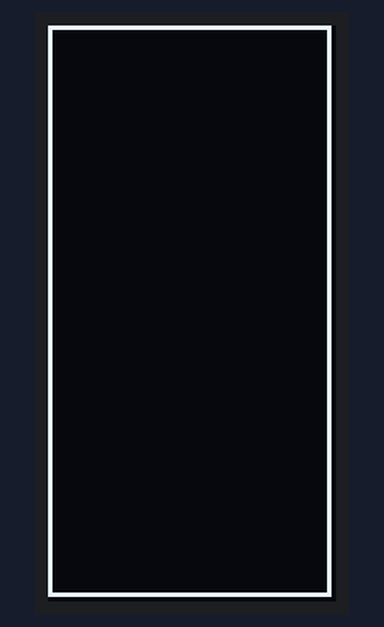
Recording of a sketch running on a simulated Arduino Uno, built with avr-gcc and run on an emulated ATmega328P. On the bench: 64×128 one-colour display.

Above: at 0.1 s.
At 2.1 s:
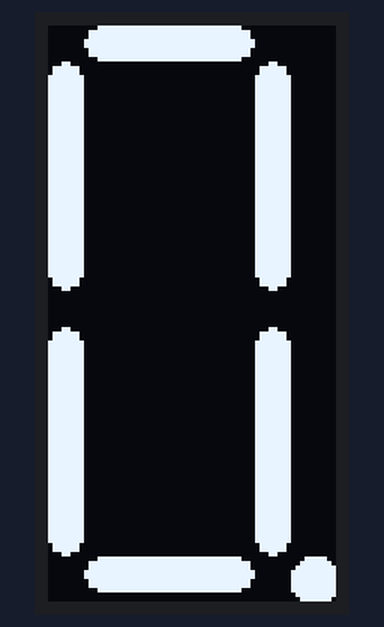
At 5.2 s:
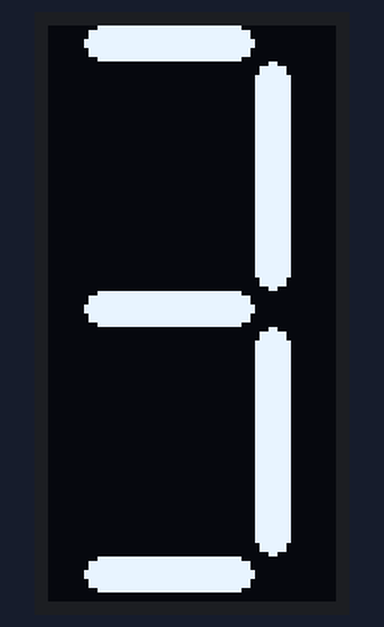
At 8.3 s:
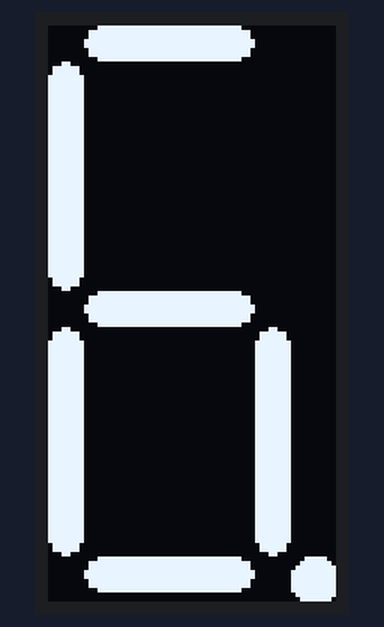
At 11.4 s:
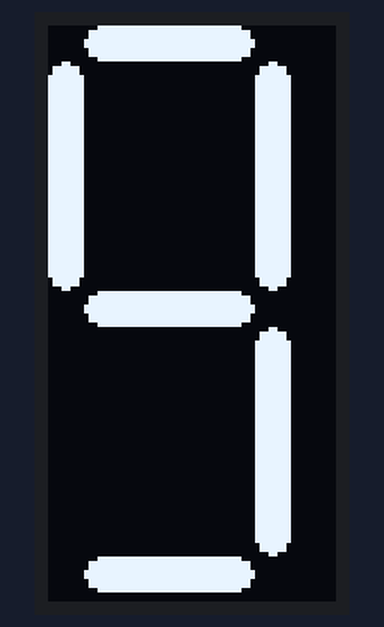
At 15.5 s:
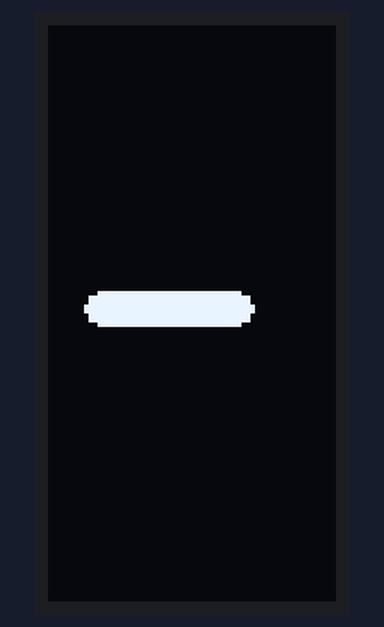

The sketch:

oled_7SEGMENT_2b.ino
```cpp
// (licence header left out)
#include <Wire.h>
#include <Adafruit_GFX.h>
#include <Adafruit_SSD1306.h>

#define OLED_RESET -1
#define SCREEN_WIDTH 128 // OLED display width, in pixels
#define SCREEN_HEIGHT 64 // OLED display height, in pixels
Adafruit_SSD1306 display(SCREEN_WIDTH, SCREEN_HEIGHT, &Wire, OLED_RESET);

// define segment truth table for each digit
/*
 *      --a--
 *     |     |
 *     f     b
 *     |     |
 *      --g--
 *     |     |
 *     e     c
 *     |     |
 *      --d--  dp
 *
 */

static const int digit_array[14][7] = {
 //a, b, c, d, e, f, g
  {1, 1, 1, 1, 1, 1, 0},  // 0
  {0, 1, 1, 0, 0, 0, 0},  // 1
  {1, 1, 0, 1, 1, 0, 1},  // 2
  {1, 1, 1, 1, 0, 0, 1},  // 3
  {0, 1, 1, 0, 0, 1, 1},  // 4
  {1, 0, 1, 1, 0, 1, 1},  // 5
  {1, 0, 1, 1, 1, 1, 1},  // 6
  {1, 1, 1, 0, 0, 0, 0},  // 7
  {1, 1, 1, 1, 1, 1, 1},  // 8
  {1, 1, 1, 1, 0, 1, 1},  // 9
  {1, 1, 0, 0, 0, 1, 1},  // degree
  {0, 0, 1, 1, 1, 0, 1},  // o
  {1, 0, 0, 1, 1, 1, 0},  // C
  {0, 0, 0, 0, 0, 0, 1}   // -
};


uint8_t n1 = 38;
uint8_t n3 = 8;
uint8_t n2 = 51;
uint8_t r = 4;

void setup()   {
  Serial.begin(9600);
  display.begin(SSD1306_SWITCHCAPVCC, 0x3C);  // initialize with the I2C addr 0x3D (for the 128x64)
  display.setRotation(1); // now canvas is 11x21
  display.clearDisplay();   // Clear the buffer.
  // func params: render_digits(pox_x, pos_y, spacing, color)
  //render_digits(0, 0, 0, 999, WHITE);
  display.drawRect(0,0,SCREEN_HEIGHT-1,SCREEN_WIDTH-1, WHITE);
  display.display();
  delay(2000);
  display.clearDisplay();   // Clear the buffer.
}

void loop() {
 //display.fillCircle (SCREEN_HEIGHT-1-r/2,SCREEN_WIDTH-1-r/2,r,WHITE);
 //display.display();

  // count up to 9
  for (int cnt = 0; cnt < 14; cnt++) {
    display.clearDisplay();   // Clear the buffer.
    render_digit(0, 0, cnt, WHITE);
    if (cnt%2 == 0)
      display.fillCircle (SCREEN_HEIGHT-3-r/2,SCREEN_WIDTH-3-r/2,r+1,WHITE);
    display.display();
    delay(1000);
  }

}  // end main loop


// RENDER DIGIT
// don't use this unless you only need a single digit
// use render_digits() func above instead
void render_digit(uint8_t pos_x, uint8_t pos_y,
                  uint8_t digit, uint8_t color) {
  // loop through 7 segments
  for (uint8_t i = 0; i < 7; i++) {
    bool seg_on = digit_array[digit][i];
    // if seg_on is true draw segment
    if (seg_on) {
      switch (i) {
        case 0:
          display.fillRoundRect(n3 + pos_x, 0 + pos_y, n1, n3, r, color); // SEG a   // https://learn.adafruit.com/adafruit-gfx-graphics-library/graphics-primitives
          break;
        case 1:
          display.fillRoundRect(n1+n3 + pos_x, n3 + pos_y, n3, n2, r, color); // SEG b
          break;
        case 2:
          display.fillRoundRect(n1+n3 + pos_x, n2+2*n3 + pos_y, n3, n2, r, color); // SEG c
          break;
        case 3:
          display.fillRoundRect(n3 + pos_x, 2*n2+2*n3+ pos_y, n1, n3, r, color); // SEG d
          break;
        case 4:
          display.fillRoundRect(0 + pos_x, n2+2*n3 + pos_y, n3, n2, r, color); // SEG e
          break;
        case 5:
          display.fillRoundRect(0 + pos_x, n3 + pos_y, n3, n2, r, color); // SEG f
          break;
        case 6:
          display.fillRoundRect(n3 + pos_x, n2+n3 + pos_y, n1, n3, r, color); // SEG g
          break;
      }
      seg_on = false;
    }
  }
}
```

Measured:
- by itself, everything shown: repeats every 14.4 s, in 14 steps
- what the display in image 1 shows lasts 1.0 s, from 2.1 s to 3.1 s
